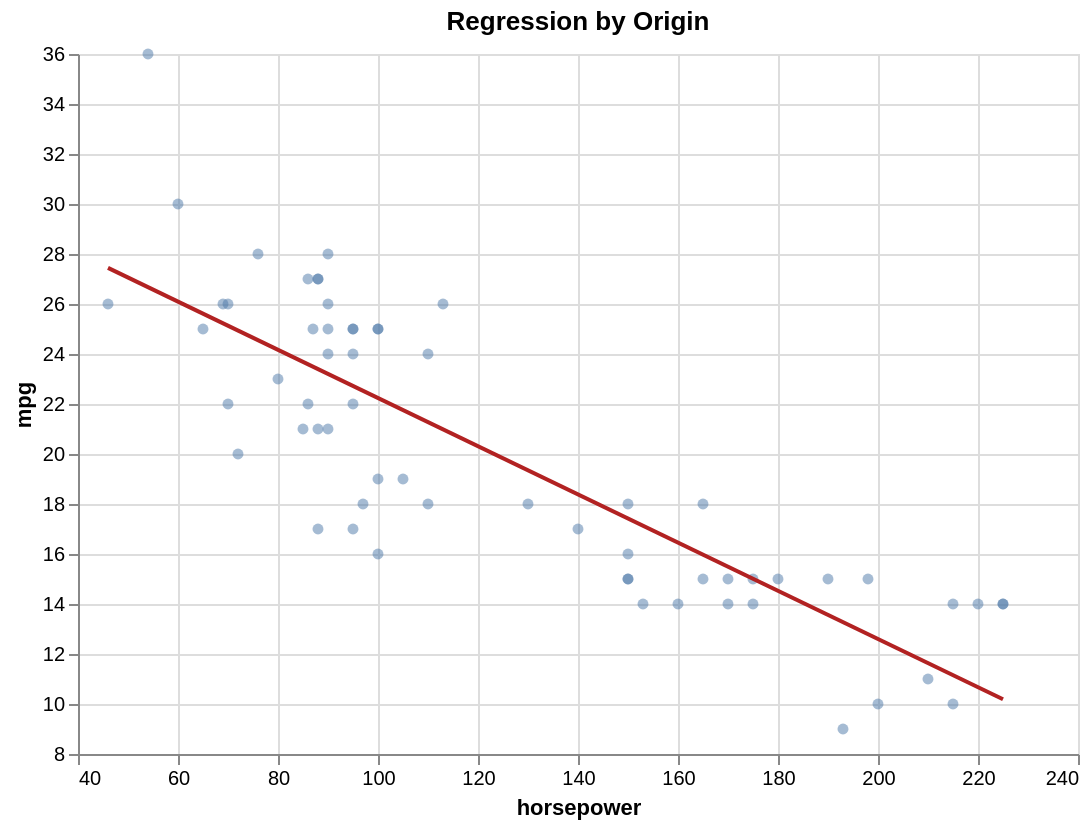

Express this chart as Vega-Lite.
### Vega-Lite specification from a JSON file in a GitHub repository (floating-point values rounded to 4 significant figures)
{"$schema": "https://vega.github.io/schema/vega-lite/v5.json", "config": {"axis": {"labelLimit": 0}, "header": {"labelLimit": 0}, "legend": {"labelLimit": 0}}, "data": {"values": [{"acceleration": 12.0, "cylinders": 8, "horsepower": 130, "mpg": 18, "origin": "USA", "weight": 3504}, {"acceleration": 11.5, "cylinders": 8, "horsepower": 165, "mpg": 15, "origin": "USA", "weight": 3693}, {"acceleration": 11.0, "cylinders": 8, "horsepower": 150, "mpg": 18, "origin": "USA", "weight": 3436}, {"acceleration": 12.0, "cylinders": 8, "horsepower": 150, "mpg": 16, "origin": "USA", "weight": 3433}, {"acceleration": 10.5, "cylinders": 8, "horsepower": 140, "mpg": 17, "origin": "USA", "weight": 3449}, {"acceleration": 10.0, "cylinders": 8, "horsepower": 198, "mpg": 15, "origin": "USA", "weight": 4341}, {"acceleration": 9.0, "cylinders": 8, "horsepower": 220, "mpg": 14, "origin": "USA", "weight": 4354}, {"acceleration": 8.5, "cylinders": 8, "horsepower": 215, "mpg": 14, "origin": "USA", "weight": 4312}, {"acceleration": 10.0, "cylinders": 8, "horsepower": 225, "mpg": 14, "origin": "USA", "weight": 4425}, {"acceleration": 8.5, "cylinders": 8, "horsepower": 190, "mpg": 15, "origin": "USA", "weight": 3850}, {"acceleration": 10.0, "cylinders": 8, "horsepower": 170, "mpg": 15, "origin": "USA", "weight": 3563}, {"acceleration": 8.0, "cylinders": 8, "horsepower": 160, "mpg": 14, "origin": "USA", "weight": 3609}, {"acceleration": 9.5, "cylinders": 8, "horsepower": 150, "mpg": 15, "origin": "USA", "weight": 3761}, {"acceleration": 10.0, "cylinders": 8, "horsepower": 225, "mpg": 14, "origin": "USA", "weight": 3086}, {"acceleration": 15.0, "cylinders": 4, "horsepower": 95, "mpg": 24, "origin": "Japan", "weight": 2372}, {"acceleration": 15.5, "cylinders": 4, "horsepower": 95, "mpg": 22, "origin": "Japan", "weight": 2833}, {"acceleration": 15.5, "cylinders": 4, "horsepower": 97, "mpg": 18, "origin": "Japan", "weight": 2774}, {"acceleration": 16.0, "cylinders": 4, "horsepower": 85, "mpg": 21, "origin": "Japan", "weight": 2587}, {"acceleration": 14.5, "cylinders": 4, "horsepower": 88, "mpg": 27, "origin": "Japan", "weight": 2130}, {"acceleration": 20.5, "cylinders": 4, "horsepower": 46, "mpg": 26, "origin": "Europe", "weight": 1835}, {"acceleration": 17.5, "cylinders": 4, "horsepower": 87, "mpg": 25, "origin": "Europe", "weight": 2672}, {"acceleration": 15.0, "cylinders": 4, "horsepower": 90, "mpg": 24, "origin": "Europe", "weight": 2430}, {"acceleration": 17.5, "cylinders": 4, "horsepower": 95, "mpg": 25, "origin": "Europe", "weight": 2375}, {"acceleration": 15.5, "cylinders": 4, "horsepower": 113, "mpg": 26, "origin": "Europe", "weight": 2234}, {"acceleration": 18.5, "cylinders": 4, "horsepower": 90, "mpg": 21, "origin": "Europe", "weight": 2648}, {"acceleration": 14.0, "cylinders": 8, "horsepower": 215, "mpg": 10, "origin": "USA", "weight": 4615}, {"acceleration": 13.0, "cylinders": 8, "horsepower": 200, "mpg": 10, "origin": "USA", "weight": 4376}, {"acceleration": 13.5, "cylinders": 8, "horsepower": 210, "mpg": 11, "origin": "USA", "weight": 4382}, {"acceleration": 18.0, "cylinders": 8, "horsepower": 193, "mpg": 9, "origin": "USA", "weight": 4732}, {"acceleration": 14.5, "cylinders": 4, "horsepower": 88, "mpg": 27, "origin": "Japan", "weight": 2130}, {"acceleration": 13.5, "cylinders": 4, "horsepower": 90, "mpg": 28, "origin": "Japan", "weight": 2264}, {"acceleration": 15.5, "cylinders": 4, "horsepower": 95, "mpg": 25, "origin": "Japan", "weight": 2228}, {"acceleration": 19.0, "cylinders": 4, "horsepower": 100, "mpg": 25, "origin": "Japan", "weight": 2046}, {"acceleration": 13.0, "cylinders": 4, "horsepower": 105, "mpg": 19, "origin": "Europe", "weight": 2634}, {"acceleration": 15.5, "cylinders": 4, "horsepower": 100, "mpg": 16, "origin": "Europe", "weight": 2702}, {"acceleration": 16.5, "cylinders": 4, "horsepower": 88, "mpg": 17, "origin": "Europe", "weight": 2875}, {"acceleration": 17.0, "cylinders": 4, "horsepower": 100, "mpg": 19, "origin": "Europe", "weight": 2901}, {"acceleration": 11.0, "cylinders": 6, "horsepower": 165, "mpg": 18, "origin": "USA", "weight": 3353}, {"acceleration": 11.5, "cylinders": 6, "horsepower": 175, "mpg": 14, "origin": "USA", "weight": 3169}, {"acceleration": 12.5, "cylinders": 6, "horsepower": 153, "mpg": 14, "origin": "USA", "weight": 2906}, {"acceleration": 13.5, "cylinders": 6, "horsepower": 150, "mpg": 15, "origin": "USA", "weight": 3380}, {"acceleration": 12.0, "cylinders": 8, "horsepower": 180, "mpg": 15, "origin": "USA", "weight": 3740}, {"acceleration": 11.0, "cylinders": 8, "horsepower": 170, "mpg": 14, "origin": "USA", "weight": 4080}, {"acceleration": 11.5, "cylinders": 8, "horsepower": 175, "mpg": 15, "origin": "USA", "weight": 3645}, {"acceleration": 14.0, "cylinders": 4, "horsepower": 110, "mpg": 24, "origin": "Japan", "weight": 2585}, {"acceleration": 19.0, "cylinders": 4, "horsepower": 72, "mpg": 20, "origin": "Japan", "weight": 2310}, {"acceleration": 15.0, "cylinders": 4, "horsepower": 100, "mpg": 25, "origin": "Japan", "weight": 2472}, {"acceleration": 16.0, "cylinders": 4, "horsepower": 88, "mpg": 21, "origin": "Japan", "weight": 2265}, {"acceleration": 19.5, "cylinders": 4, "horsepower": 86, "mpg": 27, "origin": "Japan", "weight": 2110}, {"acceleration": 14.5, "cylinders": 4, "horsepower": 90, "mpg": 26, "origin": "Japan", "weight": 2800}, {"acceleration": 19.5, "cylinders": 4, "horsepower": 70, "mpg": 26, "origin": "Japan", "weight": 2110}, {"acceleration": 17.0, "cylinders": 4, "horsepower": 76, "mpg": 28, "origin": "Japan", "weight": 2085}, {"acceleration": 17.0, "cylinders": 4, "horsepower": 65, "mpg": 25, "origin": "Japan", "weight": 2245}, {"acceleration": 15.0, "cylinders": 4, "horsepower": 69, "mpg": 26, "origin": "Japan", "weight": 1965}, {"acceleration": 17.0, "cylinders": 4, "horsepower": 60, "mpg": 30, "origin": "Japan", "weight": 1755}, {"acceleration": 14.0, "cylinders": 6, "horsepower": 70, "mpg": 22, "origin": "USA", "weight": 2815}, {"acceleration": 12.5, "cylinders": 6, "horsepower": 95, "mpg": 17, "origin": "USA", "weight": 3210}, {"acceleration": 13.5, "cylinders": 6, "horsepower": 80, "mpg": 23, "origin": "USA", "weight": 3380}, {"acceleration": 15.5, "cylinders": 4, "horsepower": 54, "mpg": 36, "origin": "Japan", "weight": 1760}, {"acceleration": 14.0, "cylinders": 4, "horsepower": 90, "mpg": 25, "origin": "Europe", "weight": 2130}, {"acceleration": 15.5, "cylinders": 4, "horsepower": 86, "mpg": 22, "origin": "Europe", "weight": 2205}, {"acceleration": 13.5, "cylinders": 4, "horsepower": 110, "mpg": 18, "origin": "Europe", "weight": 2245}]}, "height": 350, "layer": [{"encoding": {"tooltip": [{"field": "horsepower", "type": "quantitative"}, {"field": "mpg", "type": "quantitative"}], "x": {"field": "horsepower", "scale": {"zero": false}, "type": "quantitative"}, "y": {"field": "mpg", "scale": {"zero": false}, "type": "quantitative"}}, "mark": {"filled": true, "opacity": 0.5, "type": "point"}}, {"encoding": {"x": {"field": "horsepower", "scale": {"zero": false}, "type": "quantitative"}, "y": {"field": "mpg", "scale": {"zero": false}, "type": "quantitative"}}, "mark": {"color": "firebrick", "type": "line"}, "transform": [{"method": "linear", "on": "horsepower", "regression": "mpg"}]}], "params": [{"bind": {"input": "select", "labels": ["All", "Europe", "Japan", "USA"], "name": "origin: ", "options": [null, "Europe", "Japan", "USA"]}, "name": "select_origin", "value": null}], "title": "Regression by Origin", "transform": [{"filter": "select_origin === null || datum.origin === select_origin"}], "width": 500}
